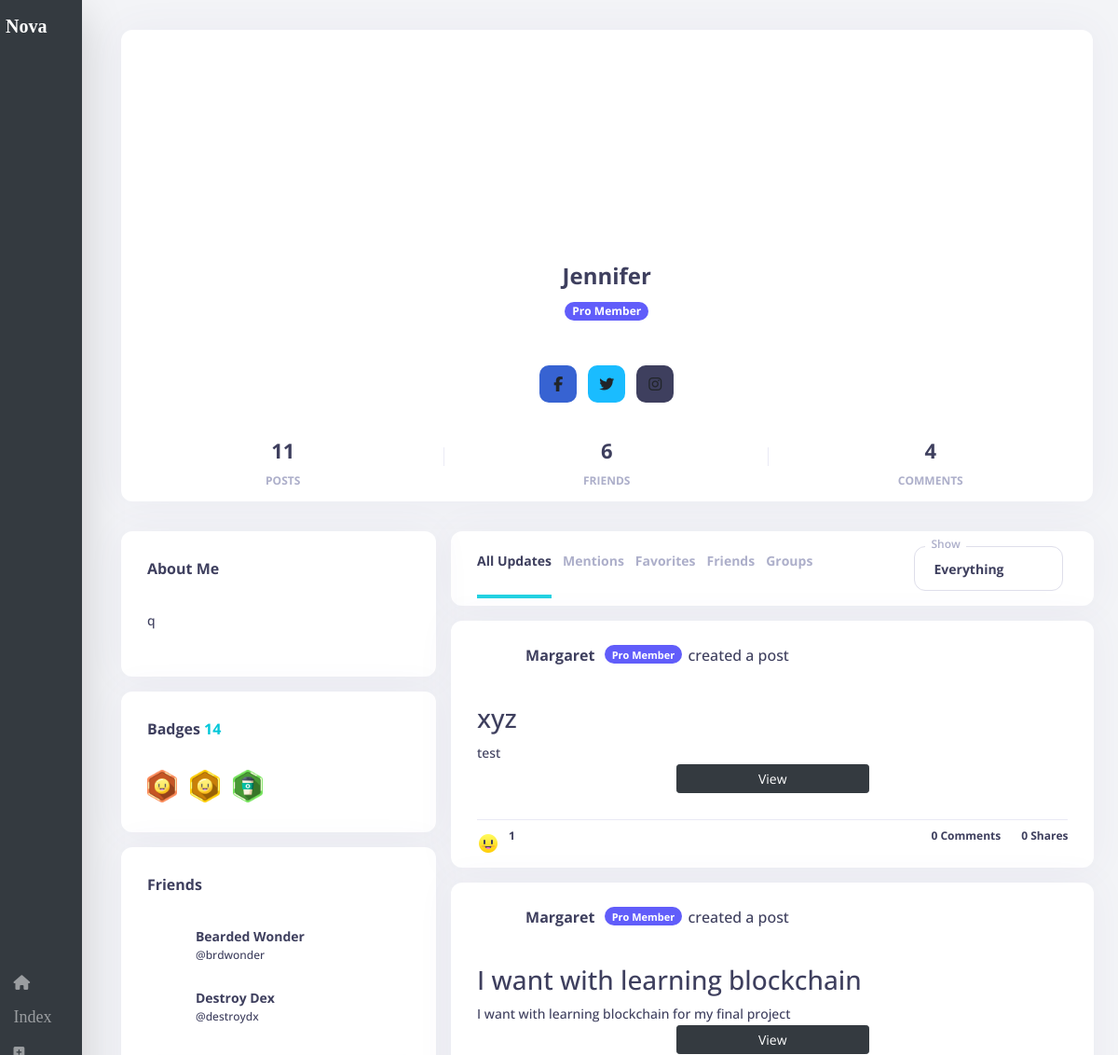
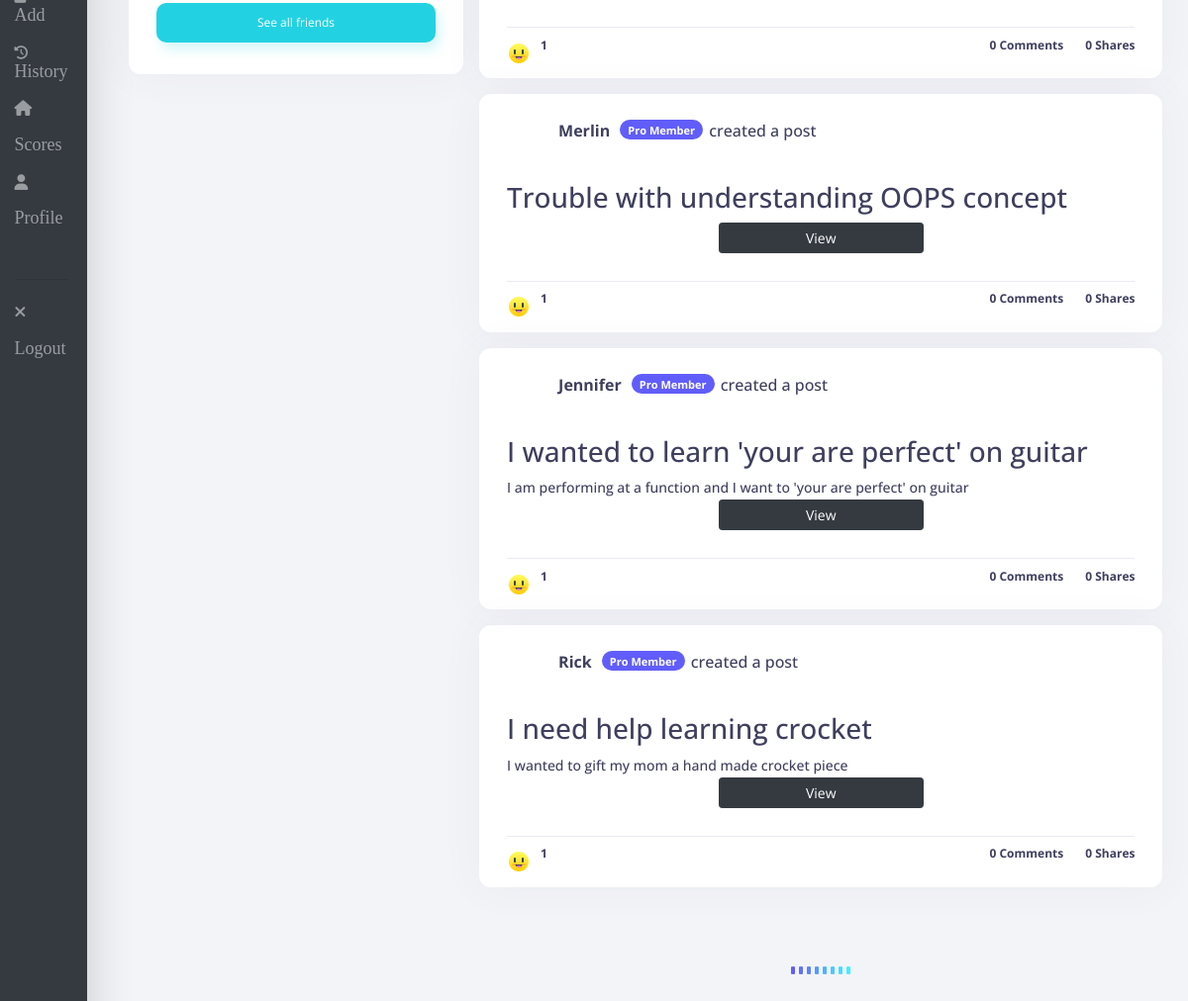
The app's page /index (signed in) with its own data (2 pictures, top to bottom).
### app.py (models this page shows)
class User(db.Model):
    id = db.Column(db.Integer, primary_key=True)
    username = db.Column(db.String(50))
    password = db.Column(db.String(50))
    address = db.Column(db.String(50))
    image = db.Column(db.String(50))
    about = db.Column(db.String(50))
    score = db.Column(db.Integer, default=100)
    resume = db.Column(db.String(50))

class Question(db.Model):
    id = db.Column(db.Integer, primary_key=True)
    question = db.Column(db.String(50))
    shortdescription = db.Column(db.String(200))
    detaileddescription = db.Column(db.String(200))
    pay = db.Column(db.String(200))
    status = db.Column(db.Integer, default="Pending")
    askedby_id = db.Column(db.Integer, db.ForeignKey("user.id"))
    askedby_name = db.Column(db.String(200))
    askedby_img = db.Column(db.String(200))

### app.py (the view)
@app.route("/index")
def index():
    user = User.query.get(session["user"])
    username = user.username
    about = user.about
    print("YOU ARE LOGGINED IN AS", username)
    showQuestion = Question.query.order_by(desc(Question.id))
    rank_user = User.query.order_by(desc(User.score)).limit(4).all()
    return render_template(
        "index.html",
        username=username,
        about=about,
        showQuestion=showQuestion,
        rank_user=rank_user,
    )

### templates/index.html (shortened to what this page needs)
{% extends "layout.html"%} {% block content%}
<div class="content-grid">
   <div class="profile-header">
      <div class="profile-header-info">
         <div class="user-short-description big">
            <div class="user-avatar big user-short-description-avatar">
               <div class="user-avatar-border">
                  <div class="hexagon-148-164" style="width: 148px; height: 164px; position: relative">
                  </div>
               </div>
               <div class="user-avatar-content">
                  <div class="hexagon-image-100-110" data-src="https://odindesignthemes.com/vikinger-theme/wp-content/uploads/avatars/1/5f6d2c93a53d1-bpfull.jpg" style="width: 100px; height: 110px; position: relative">
                     <canvas width="100" height="110" style="position: absolute; top: 0px; left: 0px"></canvas>
                  </div>
               </div>
               <div class="user-avatar-progress-border">
                  <div class="hexagon-border-124-136" style="width: 124px; height: 136px; position: relative">
                  </div>
               </div>
               <div class="user-avatar-badge">
                  <div class="user-avatar-badge-border">
                     <div class="hexagon-40-44" style="width: 40px; height: 44px; position: relative">
                     </div>
                  </div>
                  <div class="user-avatar-badge-content">
                     <div class="hexagon-dark-32-34" style="width: 32px; height: 34px; position: relative">
                        <canvas width="32" height="34" style="position: absolute; top: 0px; left: 0px"></canvas>
                     </div>
                  </div>
                  <p class="user-avatar-badge-text">4</p>
               </div>
            </div>
            <p class="user-short-description-title">
               {{username}}
            </p>
            <div class="vikinger-pmpro-level-tag">
               <p class="vikinger-pmpro-level-tag-text">Pro Member</p>
            </div>
         </div>
         <div class="social-links">
            <div class="social-link facebook"><i class="fas fa-facebook fa"></i></div>
            <div class="social-link twitter"><i class="fas fa-twitter fa"></i></div>
            <div class="social-link youtube"><i class="fa-brands fa-instagram fa"></i></div>
         </div>
         <div class="user-stats">
            <div class="user-stat big">
               <p class="user-stat-title">11</p>
               <p class="user-stat-text">posts</p>
            </div>
            <div class="user-stat big">
               <p class="user-stat-title">6</p>
               <p class="user-stat-text">friends</p>
            </div>
            <div class="user-stat big">
               <p class="user-stat-title">4</p>
               <p class="user-stat-text">comments</p>
            </div>
         </div>
      </div>
   </div>
   <div class="grid grid-3-6-3 mobile-prefer-content">
      <div class="grid-column">
         <div class="widget-box">
            <p class="widget-box-title">About Me</p>
            <div class="widget-box-content">
               <p class="paragraph">{{about}}</p>
            </div>
         </div>
         <div class="widget-box">
            <p class="widget-box-title">Badges <span class="highlighted">14</span></p>
            <div class="widget-box-content">
               <div class="badge-list align-left">
                  <div class="badge-item text-tooltip-tft" data-title="Bronze User" style="position: relative">
                     <img src="/static/Bronze-User.png" alt="badge-bronze-user" />
                  </div>
                  <div class="badge-item text-tooltip-tft" data-title="Gold User" style="position: relative">
                     <img src="/static/Gold-User.png" alt="badge-gold-user" />
                  </div>
                  <div class="badge-item text-tooltip-tft" data-title="Caffeinated Readers" style="position: relative">
                     <img src="/static/Caffeinatted-Readers.png" alt="badge-caffeinated-readers" />
                  </div>
               </div>
            </div>
         </div>
         <div class="widget-box">
            <p class="widget-box-title">Friends</p>
            <div class="widget-box-content">
               <div class="user-status-list">
                  <div class="user-status">
                     <a class="user-avatar small user-status-avatar no-border no-outline" href="https://odindesignthemes.com/vikinger-theme/members/brdwonder/">
                        <div class="user-avatar-content">
                           <div class="hexagon-image-30-32" data-src="https://odindesignthemes.com/vikinger-theme/wp-content/uploads/avatars/6/5f6d2f1e67572-bpfull.jpg" style="width: 30px; height: 32px; position: relative">
                           </div>
                        </div>
                        <div class="user-avatar-progress">
                           <div class="hexagon-progress-40-44" data-scalestop="2" data-scaleend="6" style="width: 40px; height: 44px; position: relative">
                              <canvas width="40" height="44" style="position: absolute; top: 0px; left: 0px"></canvas>
                           </div>
                        </div>
                        <div class="user-avatar-progress-border">
                           <div class="hexagon-border-40-44" style="width: 40px; height: 44px; position: relative">
                           </div>
                        </div>
                        <div class="user-avatar-badge">
                           <div class="user-avatar-badge-border">
                              <div class="hexagon-22-24" style="width: 22px; height: 24px; position: relative">
                              </div>
                           </div>
                           <div class="user-avatar-badge-content">
                              <div class="hexagon-dark-16-18" style="width: 16px; height: 18px; position: relative">
                                 <canvas width="16" height="18" style="position: absolute; top: 0px; left: 0px"></canvas>
                              </div>
                           </div>
                           <p class="user-avatar-badge-text">2</p>
                        </div>
                     </a>
                     <div class="user-status-title">
                        <a class="bold" href="https://odindesignthemes.com/vikinger-theme/members/brdwonder/">Bearded Wonder</a>
                     </div>
                     <p class="user-status-text small">@brdwonder</p>
                  </div>
                  <div class="user-status">
                     <a class="user-avatar small user-status-avatar no-border no-outline" href="https://odindesignthemes.com/vikinger-theme/members/destroydx/">
                        <div class="user-avatar-content">
                           <div class="hexagon-image-30-32" data-src="https://odindesignthemes.com/vikinger-theme/wp-content/uploads/avatars/3/5f6d2f1e6e92c-bpfull.jpg" style="width: 30px; height: 32px; position: relative">
                           </div>
                        </div>
                        <div class="user-avatar-progress">
                           <div class="hexagon-progress-40-44" data-scalestop="4" data-scaleend="6" style="width: 40px; height: 44px; position: relative">
                              <canvas width="40" height="44" style="position: absolute; top: 0px; left: 0px"></canvas>
                           </div>
                        </div>
                        <div class="user-avatar-progress-border">
                           <div class="hexagon-border-40-44" style="width: 40px; height: 44px; position: relative">
                           </div>
                        </div>
                        <div class="user-avatar-badge">
                           <div class="user-avatar-badge-border">
                              <div class="hexagon-22-24" style="width: 22px; height: 24px; position: relative">
                              </div>
                           </div>
                           <div class="user-avatar-badge-content">
                              <div class="hexagon-dark-16-18" style="width: 16px; height: 18px; position: relative">
                                 <canvas width="16" height="18" style="position: absolute; top: 0px; left: 0px"></canvas>
                              </div>
                           </div>
                           <p class="user-avatar-badge-text">4</p>
                        </div>
                     </a>
                     <div class="user-status-title">
                        <a class="bold" href="https://odindesignthemes.com/vikinger-theme/members/destroydx/">Destroy Dex</a>
                     </div>
                     <p class="user-status-text small">@destroydx</p>
                  </div>
               </div>
               <a class="widget-box-button button small primary" href="https://odindesignthemes.com/vikinger-theme/members/odindesign-themes/friends">See all friends</a>
            </div>
         </div>
      </div>
      <div id="activity-filterable-list" class="grid-column" data-userid="1">
         <div class="grid">
            <div class="quick-filters">
               <div class="quick-filters-tabs">
                  <p class="quick-filters-tab active">All Updates</p>
                  <p class="quick-filters-tab">Mentions</p>
                  <p class="quick-filters-tab">Favorites</p>
                  <p class="quick-filters-tab">Friends</p>
                  <p class="quick-filters-tab">Groups</p>
               </div>
               <form class="quick-filters-form">
                  <div class="form-row">
                     <div class="form-item">
                        <div class="form-select">
                           <label for="activity-show">Show</label>
                           <select id="activity-show" name="action">
                              <option value="all">Everything</option>
                           </select>
                        </div>
                     </div>
                  </div>
               </form>
            </div>
            <div class="grid">
               {% for i in showQuestion %}
               <div class="widget-box no-padding">
                  <div class="widget-box-status">
                     <div class="widget-box-status-header">
                        <div class="user-status">
                           <div class="user-status-title medium">
                              <b>{{i.askedby_name}}</b><span></span>
                              <div class="vikinger-pmpro-level-tag vikinger-pmpro-level-tag_small">
                                 <p class="vikinger-pmpro-level-tag-text">Pro Member</p>
                              </div>
                              <span> created a post </span>
                           </div>
                        </div>
                     </div>
                     <div class="widget-box-status-content">
                        <div class="widget-box-status-html-content"><h3>{{ i.question }}</h3></div>
                        <div class="widget-box-status-html-content user-status-text">{{i.shortdescription }}</div>
                        <button type="submit" class="btn btn-sm btn-dark" value="{{ i.id }}" style="color: white !important; margin-left: 35%; width: 30%">
                           <a href="{{ url_for('ParticularQuestion', questionid=i.id, user=False) }}" style="color: white"> View </a>
                        </button>
                     </div>
                  </div>
                  <div class="post-footer">
                     <div class="content-actions">
                        <div class="content-action">
                           <div class="meta-line">
                              <div class="reaction-item-list meta-line-list">
                                 <div class="reaction-item-wrap">
                                    <div class="reaction-item" style="position: relative">
                                       <img class="reaction-image" src="/static/happy.png" alt="reaction-funny" />
                                    </div>
                                 </div>
                              </div>
                              <p class="meta-line-text meta-line-text-trigger">1</p>
                           </div>
                        </div>
                        <div class="content-action">
                           <div class="meta-line">
                              <p class="meta-line-text">0 Comments</p>
                           </div>
                           <div class="meta-line">
                              <p class="meta-line-text">0 Shares</p>
                           </div>
                        </div>
                     </div>
                  </div>
               </div>
               {% endfor %}
               <div class="page-loader-indicator">
                  <div class="loader-bars">
                     <div class="loader-bar"></div>
                     <div class="loader-bar"></div>
                     <div class="loader-bar"></div>
                     <div class="loader-bar"></div>
                     <div class="loader-bar"></div>
                     <div class="loader-bar"></div>
                     <div class="loader-bar"></div>
                     <div class="loader-bar"></div>
                  </div>
               </div>
            </div>
         </div>
      </div>
         <div>{% endblock%}</div>

### records on screen
User: username "Jennifer"
Question: askedby_name "Margaret", question "xyz", shortdescription "test", {{ i.id }} 5 (drawn)
Question: askedby_name "Margaret", question "I want with learning blockchain", shortdescription "I want with learning blockchain for my final project", {{ i.id }} 4 (drawn)
Question: askedby_name "Merlin", question "Trouble with understanding OOPS concept", {{ i.id }} 3 (drawn)
Question: askedby_name "Jennifer", question "I wanted to learn 'your are perfect' on guitar", shortdescription "I am performing at a function and I want to 'your are perfect' on guitar", {{ i.id }} 2 (drawn)
Question: askedby_name "Rick", question "I need help learning crocket", shortdescription "I wanted to gift my mom a hand made crocket piece"

### other values on screen
{{ about }} "q"
